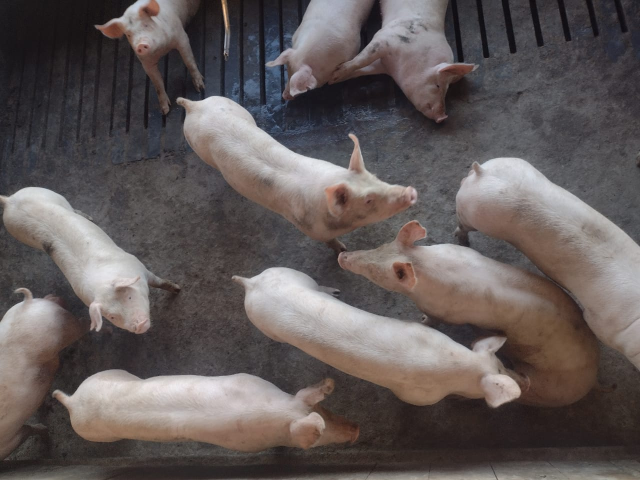
#> input picture images/animals/pigs01.jpeg, 1280 x 960 px (shown at 1/2 size)
$ python blur_filtro_de_media.py
#> lines starting #> are read from the running program, lines starting #| are printed output that depends on the picture
import cv2
# filtro passa baixa - suavisador - desfoque...
img = cv2.imread("images/animals/pigs01.jpeg")
#> img is the input picture: shape (960, 1280, 3); mean B, G, R 89.2, 89.8, 97.6
img = cv2.resize(img, None, fx=0.5, fy=0.5 , interpolation=cv2.INTER_CUBIC)
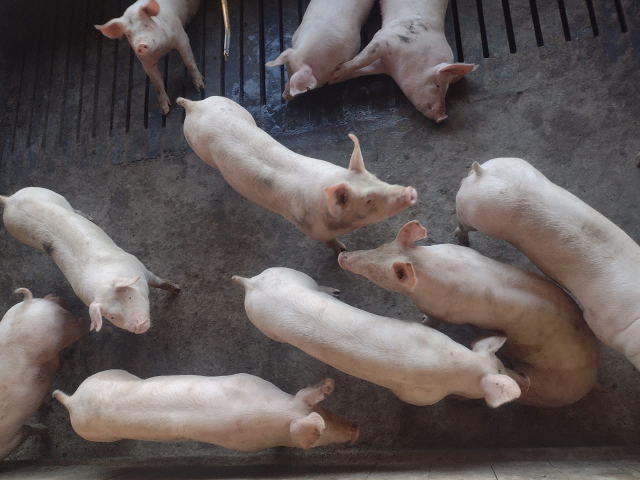
#> img: shape (480, 640, 3); mean B, G, R 89.2, 89.8, 97.6

img_blur = cv2.blur(img, (10, 10))# blur: desfoca a imagem
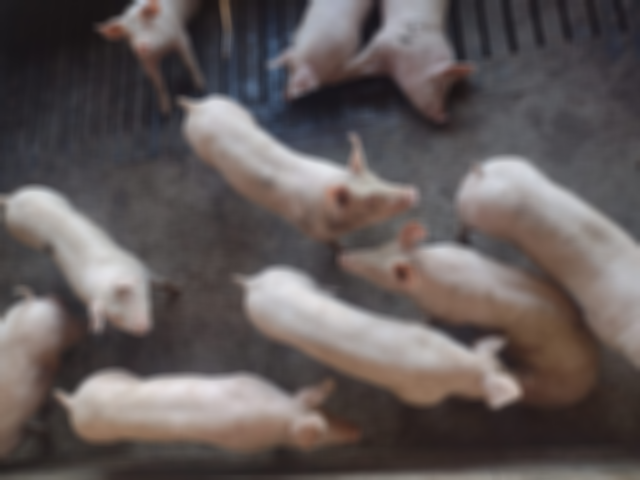
#> img_blur: shape (480, 640, 3); mean B, G, R 89.1, 89.7, 97.6

cv2.imshow("img", img)
cv2.imshow("img_blur", img_blur)
cv2.waitKey(0)
cv2.destroyAllWindows()

$ run again, with images/animals/pigs02.jpeg copied over images/animals/pigs01.jpeg
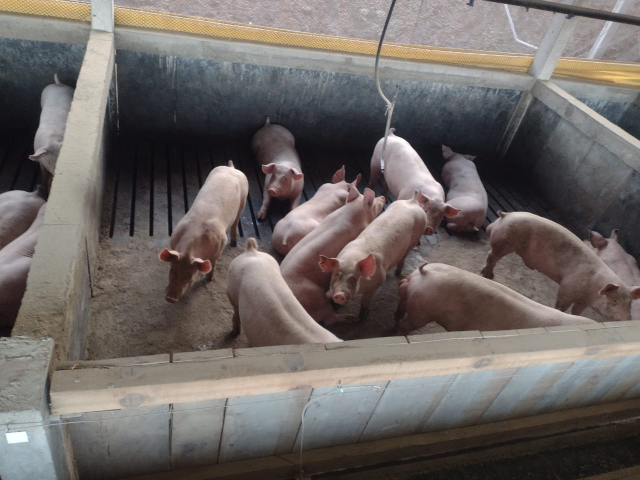
#> input picture images/animals/pigs02.jpeg, 1280 x 960 px (shown at 1/2 size)
#> img is the input picture: shape (960, 1280, 3); mean B, G, R 101.1, 103.8, 110
#> `img = cv2.resize(img, None, fx=0.5, fy=0.5 , interpolation=cv2.INTER_C..`:
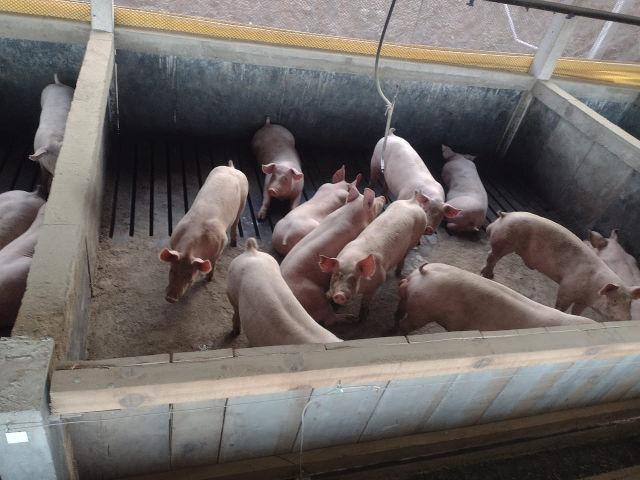
#> img: shape (480, 640, 3); mean B, G, R 101.1, 103.8, 110
#> `img_blur = cv2.blur(img, (10, 10))# blur: desfoca a imagem`:
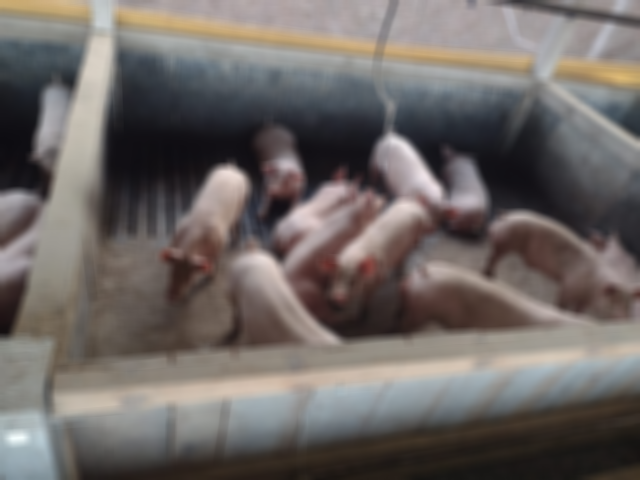
#> img_blur: shape (480, 640, 3); mean B, G, R 101.2, 103.9, 110.1

$ run again, with images/animals/pigs03.jpeg copied over images/animals/pigs01.jpeg
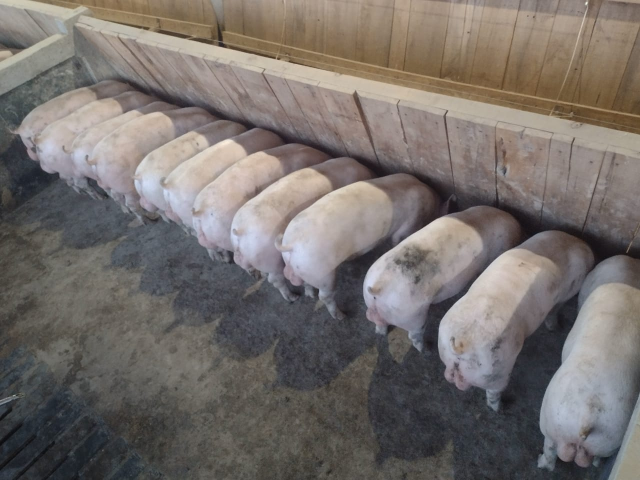
#> input picture images/animals/pigs03.jpeg, 1280 x 960 px (shown at 1/2 size)
#> img is the input picture: shape (960, 1280, 3); mean B, G, R 107.3, 110.9, 117.4
#> `img = cv2.resize(img, None, fx=0.5, fy=0.5 , interpolation=cv2.INTER_C..`:
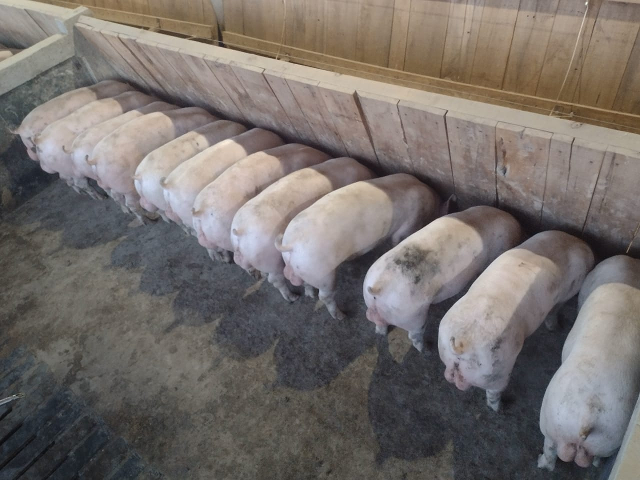
#> img: shape (480, 640, 3); mean B, G, R 107.3, 110.9, 117.4
#> `img_blur = cv2.blur(img, (10, 10))# blur: desfoca a imagem`:
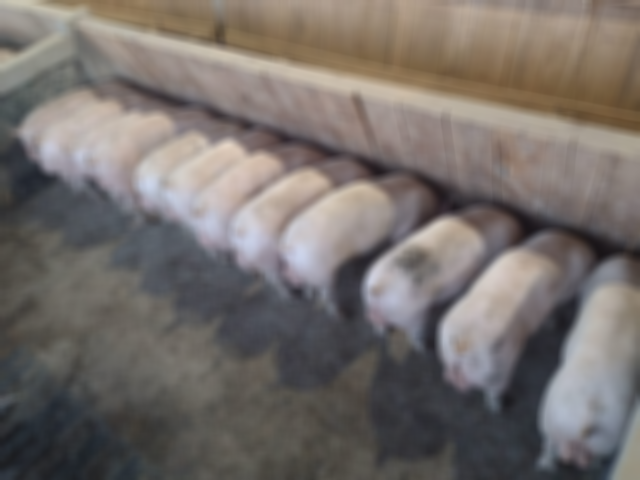
#> img_blur: shape (480, 640, 3); mean B, G, R 107.3, 111, 117.4

$ run again, with images/animals/pigs04.jpeg copied over images/animals/pigs01.jpeg
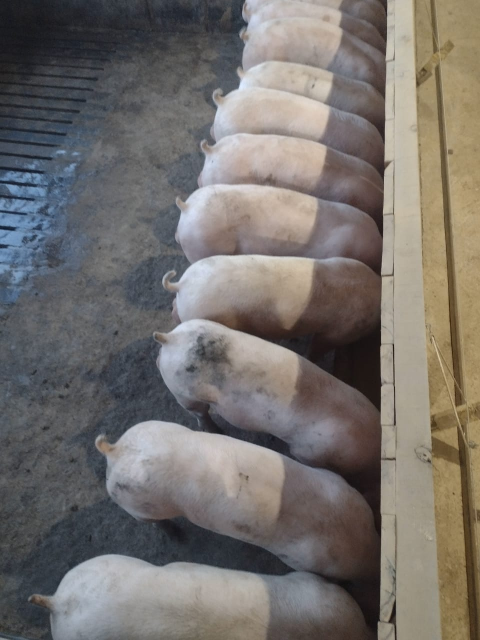
#> input picture images/animals/pigs04.jpeg, 960 x 1280 px (shown at 1/2 size)
#> img is the input picture: shape (1280, 960, 3); mean B, G, R 108.4, 112.1, 116.8
#> `img = cv2.resize(img, None, fx=0.5, fy=0.5 , interpolation=cv2.INTER_C..`:
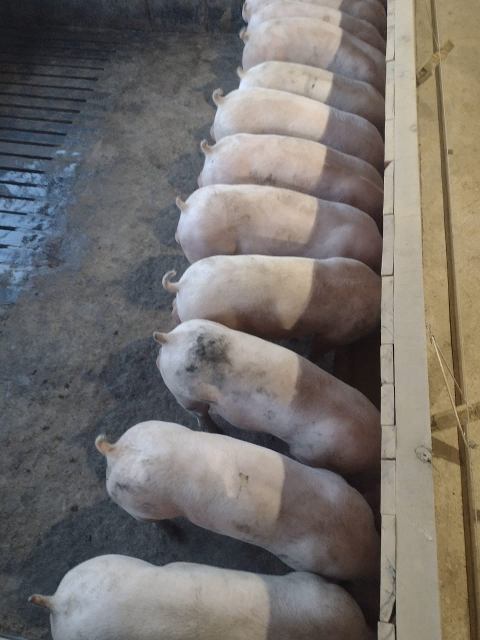
#> img: shape (640, 480, 3); mean B, G, R 108.4, 112.1, 116.8
#> `img_blur = cv2.blur(img, (10, 10))# blur: desfoca a imagem`:
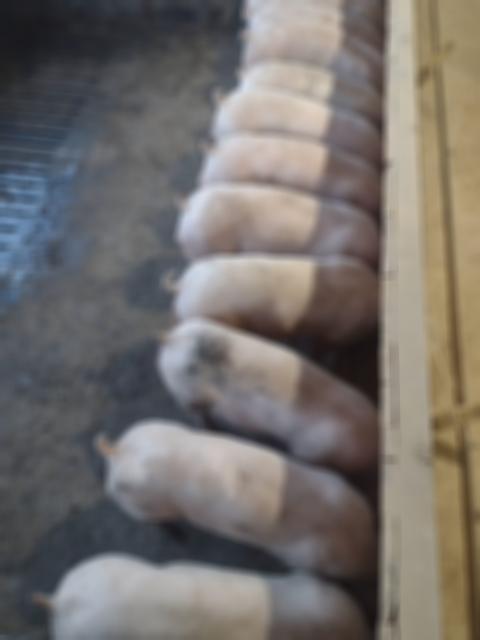
#> img_blur: shape (640, 480, 3); mean B, G, R 108.4, 112.1, 116.7
